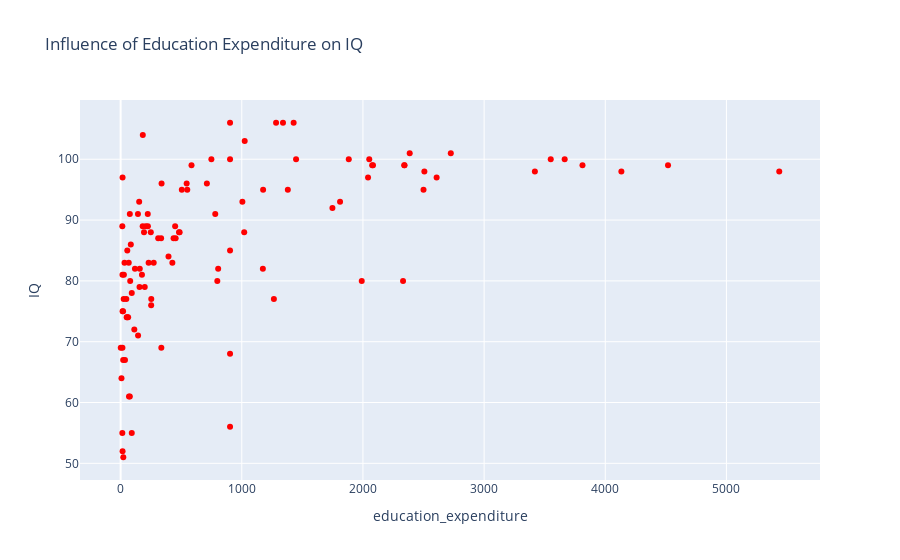

Notebook code cell kept with this figure:
### Code cell
fig = px.scatter(IqIt_train, x="education_expenditure", y="IQ", title="Influence of Education Expenditure on IQ")
fig.update_traces(marker=dict(color='red'))
fig.show()

### Figure 1 — Plotly figure (JSON) as saved in the notebook; plotly's stock layout.template omitted (floating-point values rounded to 4 significant figures)
{"data": [{"hovertemplate": "education_expenditure=%{x}<br>IQ=%{y}<extra></extra>", "legendgroup": "", "marker": {"color": "red", "symbol": "circle"}, "mode": "markers", "name": "", "orientation": "v", "showlegend": false, "type": "scatter", "x": [2042, 14, 69, 249, 1283, 1265, 62, 1, 1340, 113, 903.1, 2500, 1990, 5436, 224, 450, 32, 153, 1020, 1174, 1024, 4133, 1811, 1448, 1176, 334, 3419, 253, 310, 47, 550, 903.1, 16, 273, 3665, 437, 712, 3812, 156, 903.1, 805, 231, 781, 1005, 22, 144, 50, 2725, 2331, 143, 76, 545, 20, 225, 76, 749, 92, 67, 158, 1883, 4518, 92, 2083, 798, 176, 2507, 193, 79, 252, 454, 16, 1748, 427, 395, 2386, 2052, 15, 2343, 21, 182, 505, 14, 208, 1380, 55, 84, 338, 2341, 3550, 482, 487, 585, 903.1, 183, 336, 1428, 2076, 15, 199, 118, 25, 16, 36, 2608, 903.1, 7, 27, 54], "xaxis": "x", "y": [97, 89, 61, 88, 106, 77, 74, 69, 106, 72, 68, 95, 80, 98, 91, 89, 83, 93, 88, 82, 103, 98, 93, 100, 95, 87, 98, 77, 87, 77, 95, 100, 75, 83, 100, 87, 96, 99, 79, 85, 82, 83, 91, 93, 51, 71, 74, 101, 80, 91, 61, 96, 75, 89, 91, 100, 55, 83, 82, 100, 99, 78, 99, 80, 81, 98, 88, 80, 76, 87, 97, 92, 83, 84, 101, 100, 69, 99, 67, 89, 95, 55, 89, 95, 85, 86, 96, 99, 100, 88, 88, 99, 56, 104, 69, 106, 99, 81, 79, 82, 77, 52, 67, 97, 106, 64, 81, 74], "yaxis": "y"}], "layout": {"legend": {"tracegroupgap": 0}, "title": {"text": "Influence of Education Expenditure on IQ"}, "xaxis": {"anchor": "y", "domain": [0, 1], "title": {"text": "education_expenditure"}}, "yaxis": {"anchor": "x", "domain": [0, 1], "title": {"text": "IQ"}}}}
